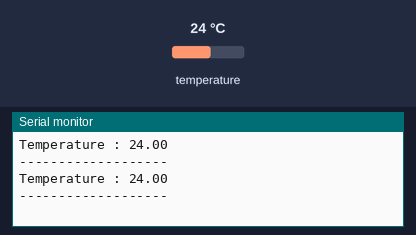
This sketch was run on a simulated Arduino Uno, built with avr-gcc and run on an emulated ATmega328P. Parts: the last lines printed to the serial monitor. Inputs (shaded band) come from the test bench; at power-on: temperature 24 °C. The local clock reads 2024-03-15 10:24:30 at power-on unless the sketch sets it.

Above: at 2.8 s.
2.9 s: temperature set to 12 °C
At 3.8 s:
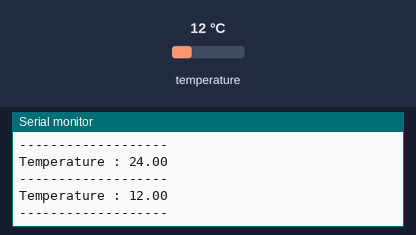
4.4 s: temperature set to 19 °C
At 5.8 s:
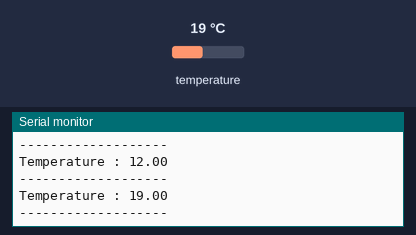
Timing chart, 0 to 7.4 s (numbered marks = the images above; inputs shaded):
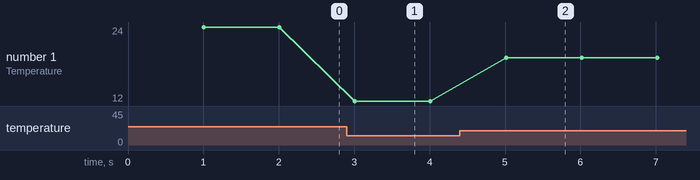

Measured:
- after the input at 2.9 s, the serial monitor: prints a new line after 0.11 s (image 1)
- after the input at 4.4 s, the serial monitor: prints a new line after 0.61 s (image 2)
- plotted number 1: 24 → 12 after the input at 2.9 s, 12 → 19 after the input at 4.4 s

The sketch:

RTCTest.ino
```cpp
// now.pde
// Prints a snapshot of the current date and time along with the UNIX time
// Modified by Andy Wickert from the JeeLabs / Ladyada RTC library examples
// 5/15/11

#include <Wire.h>
#include "DS3231.h"

RTClib RTC;
DS3231 Clock;

void setup () {
    Serial.begin(115200);
    Wire.begin();
}

void loop () {

    delay(1000);

    DateTime now = RTC.now();

    /*
    Serial.print(now.day(), DEC);
    Serial.print('/');
    Serial.print(now.month(), DEC);
    Serial.print('/');
    Serial.print(now.year(), DEC);
    Serial.print(' ');
    Serial.print(now.hour(), DEC);
    Serial.print(':');
    Serial.print(now.minute(), DEC);
    Serial.print(':');
    Serial.print(now.second(), DEC);
    Serial.println();
    */

    Serial.print("Temperature : ");
    Serial.println(Clock.getTemperature());
    Serial.println("-------------------");
}
```
